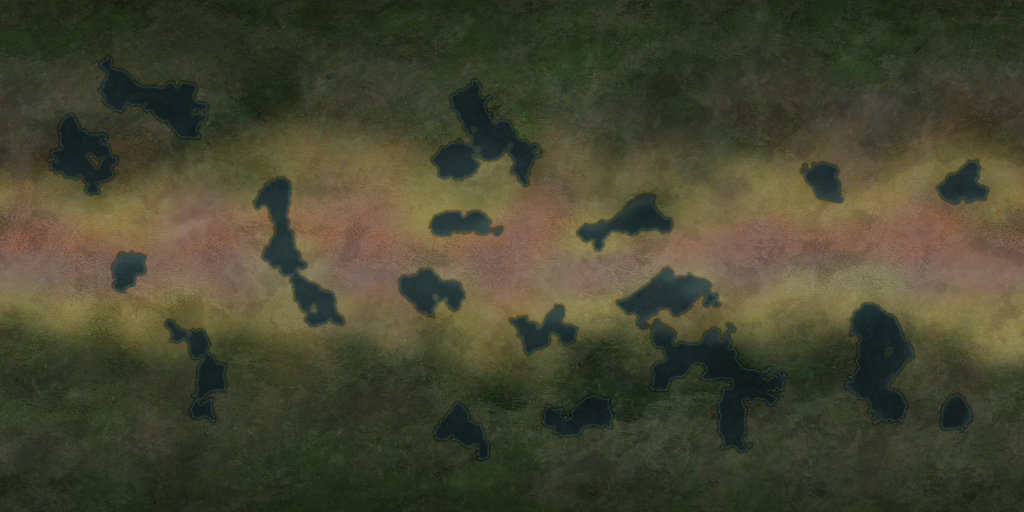
#> input picture savannah.png, 2048 x 1024 px, found by its file name (shown at 1/2 size)
$ python for_savannah.py
#> lines starting #> are read from the running program, lines starting #| are printed output that depends on the picture; after the words box and inside, x2 and y2 are one past the last pixel; in counts of white or black regions, pixels touching at a corner belong together
# -*- coding: utf-8 -*-
"""
Created on Fri Feb 26 19:29:06 2021

@author: Templar_KBCC
"""
'''LBP尝试，貌似这个库有问题用不了，我也不想自己编，应该先试简单的办法
import cv2
from skimage.feature import local_binary_pattern
from skimage import filters
import skimage
path="terrain\\\\earth.png"
# settings for LBP
radius = 1	# LBP算法中范围半径的取值
n_points = 8 * radius # 领域像素点数
image=cv2.imread(path)
image_g = cv2.cvtColor(image, cv2.COLOR_BGR2GRAY)
lbp = local_binary_pattern(image_g, n_points, radius)
edges = filters.sobel(image_g)
cv2.imshow("a",edges)
cv2.destroyAllWindows()'''
#hsv色域+边缘多少程度二元k-means分类，只有两个用k-means非常直观
import cv2
import numpy as np
import matplotlib.pyplot as plt
path="terrain\\\\savannah.png"
img_origin=cv2.imread(path)
#> img_origin is the input picture: shape (1024, 2048, 3); mean B, G, R 48.5, 69, 69.2
print(img_origin.shape)
#| (1024, 2048, 3)
img_copy=img_origin
img_blur=cv2.blur(img_origin,(7,7))
#1:hsv
HSV_img = cv2.cvtColor(img_origin,cv2.COLOR_BGR2HSV)
#> HSV_img: shape (1024, 2048, 3); mean H, S, V 37.9, 90.5, 74.2

#2:边缘化特征
#提取边缘化特征之前先对亮的地方变暗处理，极地太亮了会有很多误判的山脉丘陵，或者模糊处理？
for i in range(img_copy.shape[0]):
    for j in range(img_copy.shape[1]):
        if HSV_img[i][j][2]>=80 and HSV_img[i][j][1]<=42:#s小说明像灰色
            #img_copy[i][j]=[int(img_copy[i][j][0]/1.5),int(img_copy[i][j][1]/1.5),int(img_copy[i][j][2]/1.5)]
            img_copy[i][j]=img_blur[i][j]
#> img_copy: shape (1024, 2048, 3); under 0.01% of pixels changed, all inside (x1, y1, x2, y2) = (83, 205, 1746, 559)
cv2.imwrite("darken.jpg",img_copy)
img=cv2.cvtColor(img_copy,cv2.COLOR_BGR2GRAY)
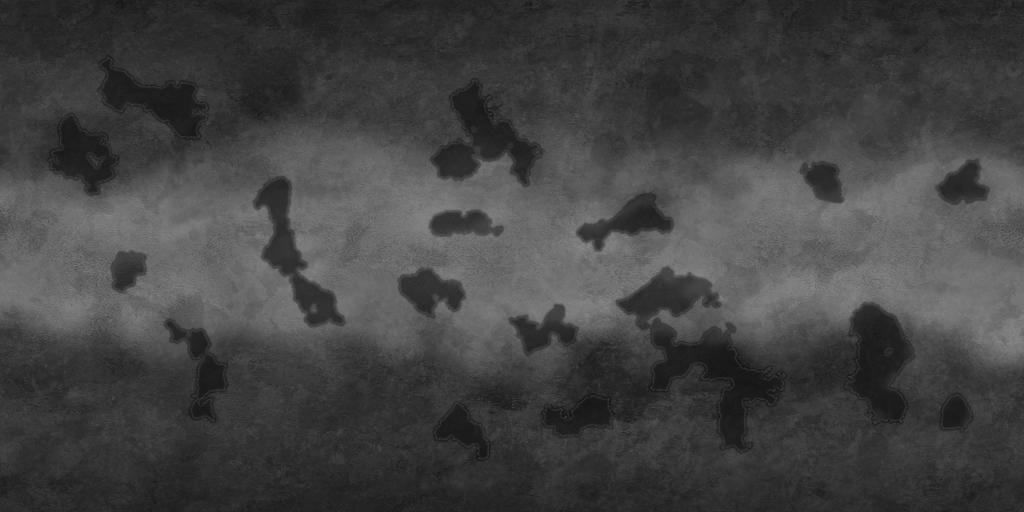
#> img: shape (1024, 2048) (shown at 1/2 size); min 9, max 144, mean 66.7
cv2.imwrite("darken_edge.jpg",img)

kernel_h = np.array([[1,0,-1],[1,0,-1],[1,0,-1]])
result_h=cv2.filter2D(img,-1,kernel_h)
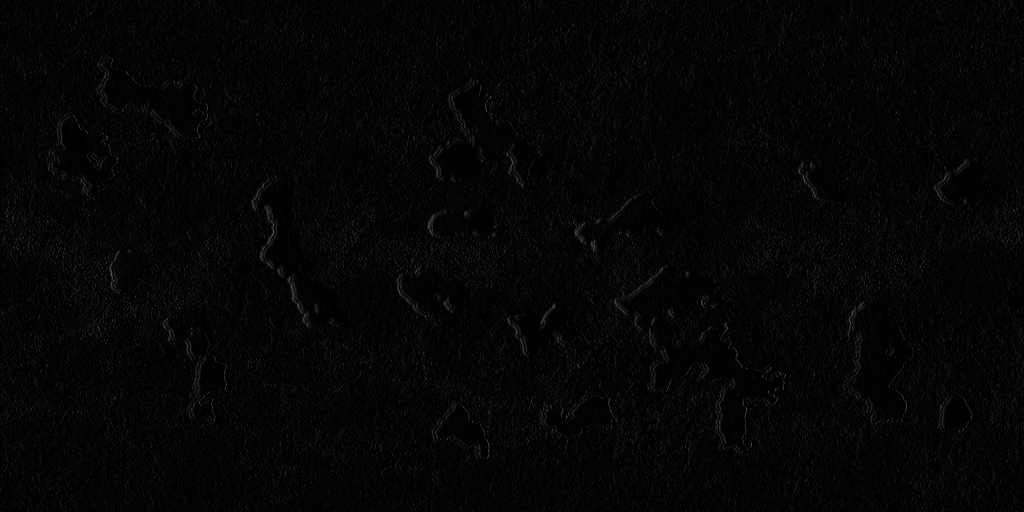
#> result_h: shape (1024, 2048) (shown at 1/2 size); min 0, max 126, mean 4.3
ret,bi_result_h = cv2.threshold(result_h,30,255,cv2.THRESH_BINARY)#注意前面要ret
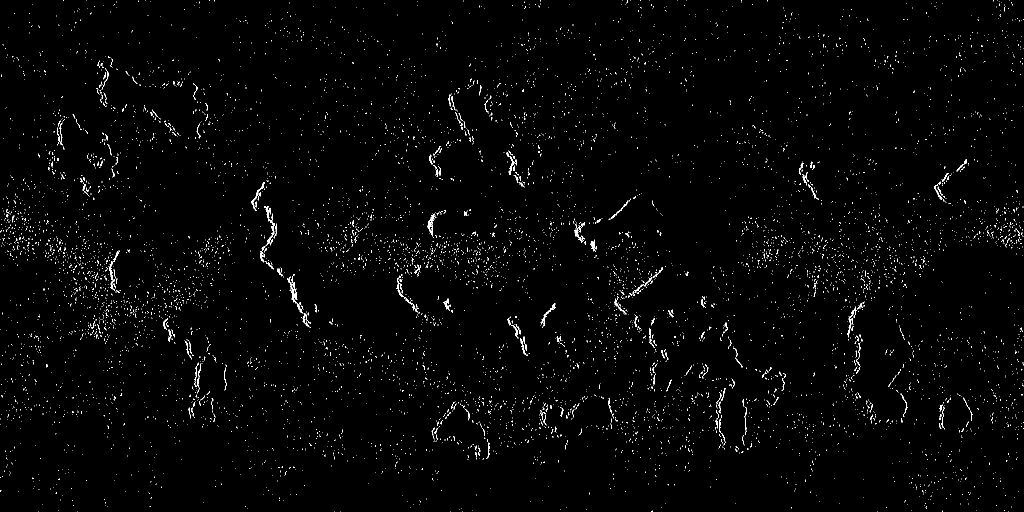
#> bi_result_h: shape (1024, 2048) (shown at 1/2 size); 1.4% white in thin lines or dots
kernel_v = np.array([[1,1,1],[0,0,0],[-1,-1,-1]])
result_v=cv2.filter2D(img,-1,kernel_v)
ret,bi_result_v = cv2.threshold(result_v,30,255,cv2.THRESH_BINARY)#注意前面要ret
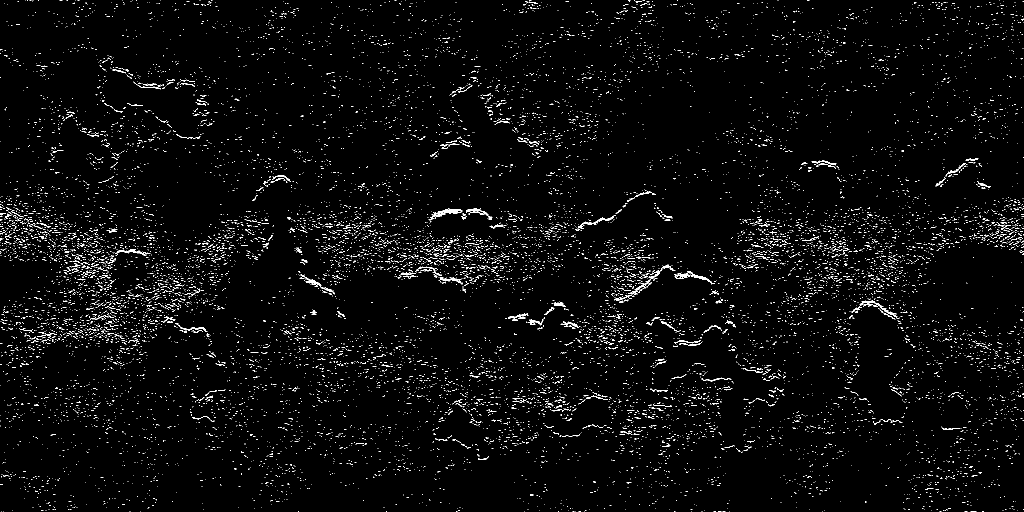
#> bi_result_v: shape (1024, 2048) (shown at 1/2 size); 2.6% white in thin lines or dots
#5x5作为区间判别潜在山地、丘陵、平原
result_h_v=cv2.add(result_h,result_v)/255#opencv的叠加超限时取上限而numpy是取模
mountain_ker=np.ones((5,5))
mountain_map=cv2.filter2D(result_h_v,-1,mountain_ker)
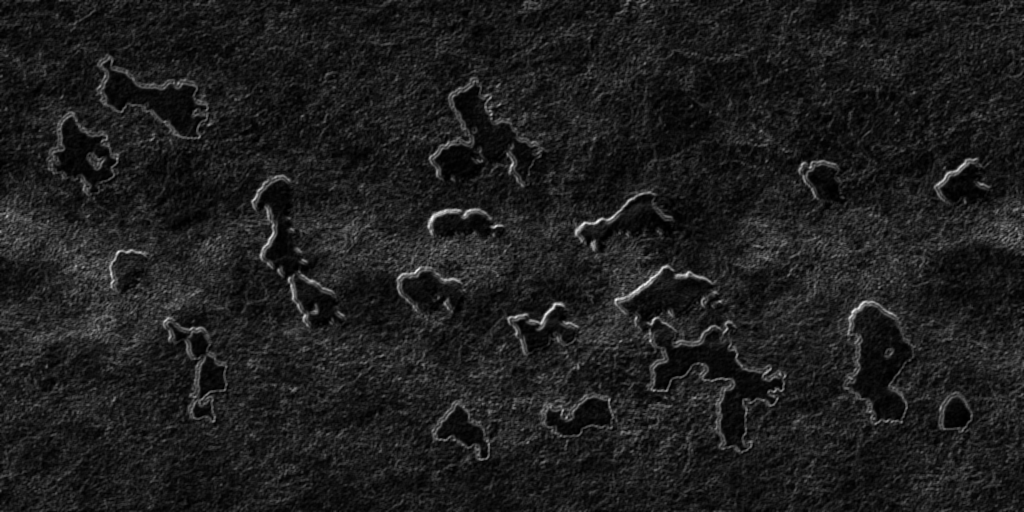
#> mountain_map: shape (1024, 2048) float64 (shown at 1/2 size); min 0, max 7.93, mean 0.942; drawn with min black and max white
#ret,mountain=cv2.threshold(mountain_map,4,255,cv2.THRESH_BINARY)
#ret,hill=cv2.threshold(mountain_map,2,255,cv2.THRESH_BINARY)#hill包含了mountain
#点数统计
'''
x_mountain_degree=mountain_map.flatten()#二维矩阵拉成一维
print(x_mountain_degree.size)
y_h_degree=HSV_img[:,:,0:1]
y_h_degree=y_h_degree.flatten()
print(y_h_degree.size)
plt.scatter(x_mountain_degree, y_h_degree, s=1, marker=".")
plt.show()'''

#叠加图片可视化,我直接决策树
#现在是平原和极地的交界也当成山地
for i in range(img.shape[0]):
    for j in range(img.shape[1]):
        if HSV_img[i][j][2]>=130 and HSV_img[i][j][1]<42:#白色地貌对地球取明度>=200,对联合取HSV_img[i][j][2]>=130 and HSV_img[i][j][1]<42
            if mountain_map[i][j]>=10:
                img_origin[i][j]=[255,0,153]#紫色，山地
            elif mountain_map[i][j]>=5:
                img_origin[i][j]=[37,65,204]#棕色，丘陵
            else:
                img_origin[i][j]=[255,255,255]#白色，雪原
        elif HSV_img[i][j][0]>=19 and HSV_img[i][j][0]<=77:#绿色、青色地貌
            if mountain_map[i][j]>=4:
                img_origin[i][j]=[255,0,153]#紫色，山地
            elif mountain_map[i][j]>=2:
                img_origin[i][j]=[37,65,204]#棕色，丘陵
            else:
                img_origin[i][j]=[0,255,0]#绿色，平原或森林
        elif HSV_img[i][j][0]>=78 and HSV_img[i][j][0]<=124:#蓝色地貌这里是主要的针对性变化
            img_origin[i][j]=[255,0,0]#蓝色，水域
        else:#黄色、橙色、红色、浅蓝色地貌
            if mountain_map[i][j]>=7:
                img_origin[i][j]=[255,0,153]#紫色，山地
            elif mountain_map[i][j]>=4:
                img_origin[i][j]=[37,65,204]#棕色，丘陵
            else:
                img_origin[i][j]=[102,217,255]#黄色，沙漠
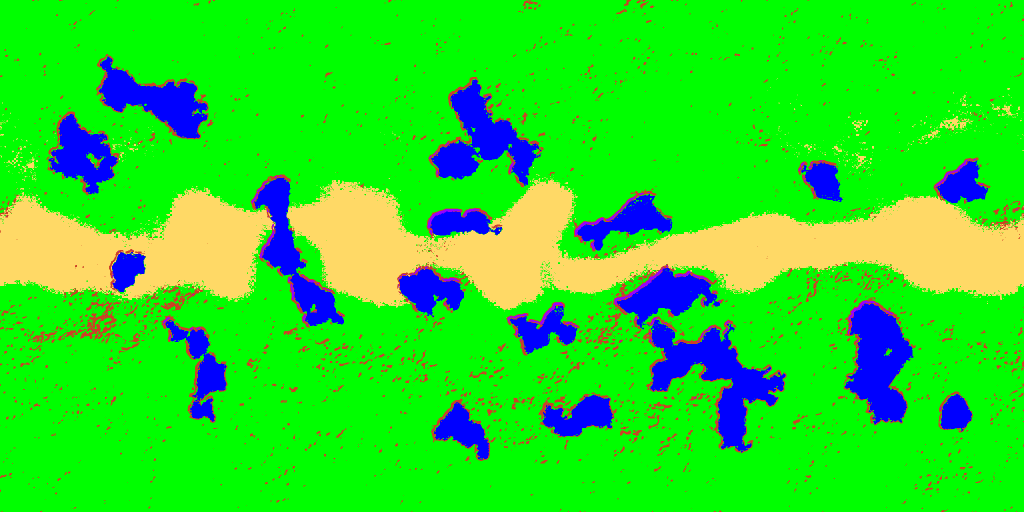
#> img_origin: shape (1024, 2048, 3) (shown at 1/2 size); mean B, G, R 36, 221.8, 39.4

cv2.imwrite("horizontal.jpg",bi_result_h)
cv2.imwrite("verticl.jpg",bi_result_v)
cv2.imwrite("result_savannah.jpg",img_origin)
cv2.destroyAllWindows()
